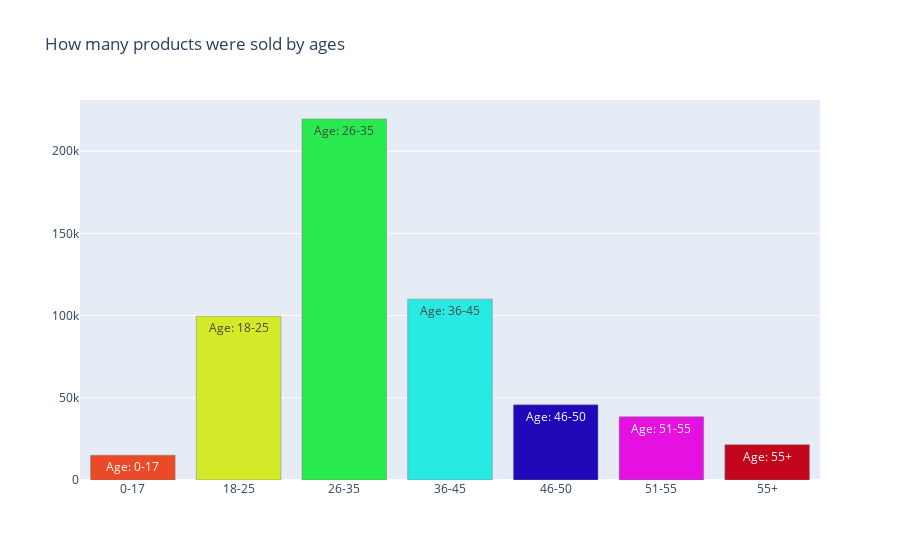

Notebook code for this chart:
### Markdown cell above
**10. Product Sold by Age**

### Code cell
ageData = sorted(list(zip(df.Age.value_counts().index, df.Age.value_counts().values)))
age, productBuy = zip(*ageData)
age, productBuy = list(age), list(productBuy)
ageSeries = pd.Series((i for i in age))

data = [go.Bar(x=age, 
               y=productBuy, 
               name="How many products were sold",
               marker = dict(color=['#EA4A28', '#D3EA28', '#28EA4E', '#28EAE2', '#2008B9', '#E511E1', '#C4061D'],
                            line = dict(color='#7C7C7C', width = .5)),
              text="Age: " + ageSeries)]
layout = go.Layout(title= "How many products were sold by ages")
fig = go.Figure(data=data, layout=layout)
iplot(fig)

### Figure 1 — Plotly figure (JSON) as saved in the notebook; plotly's stock layout.template omitted (floating-point values rounded to 4 significant figures)
{"data": [{"marker": {"color": ["#EA4A28", "#D3EA28", "#28EA4E", "#28EAE2", "#2008B9", "#E511E1", "#C4061D"], "line": {"color": "#7C7C7C", "width": 0.5}}, "name": "How many products were sold", "text": ["Age: 0-17", "Age: 18-25", "Age: 26-35", "Age: 36-45", "Age: 46-50", "Age: 51-55", "Age: 55+"], "type": "bar", "x": ["0-17", "18-25", "26-35", "36-45", "46-50", "51-55", "55+"], "y": [15102, 99660, 219587, 110013, 45701, 38501, 21504]}], "layout": {"title": {"text": "How many products were sold by ages"}}}
